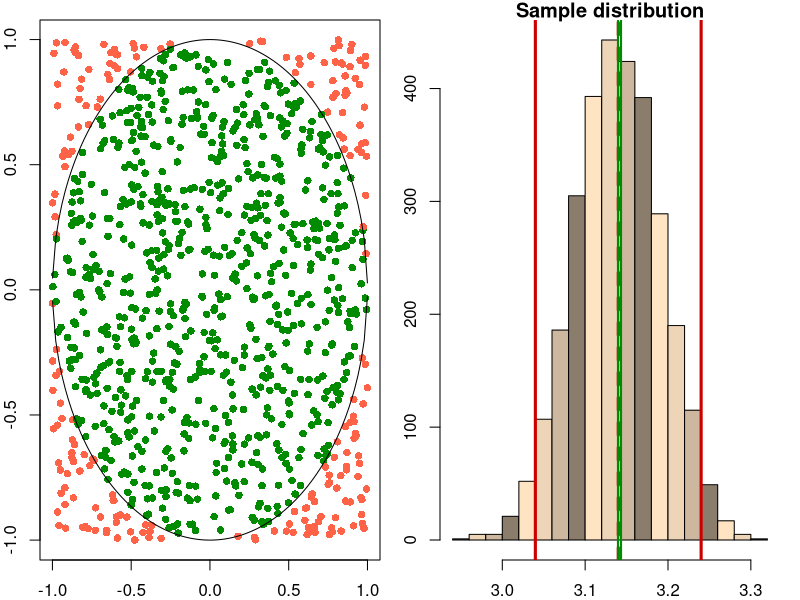

Here is the R script that generated this plot:
## ---- chunk 1
vec <- numeric(3000);
for(i in 1:3000){
   x1 <- runif(1000, -1, 1);
   x2 <- runif(1000, -1, 1);        
   vec[i] <- 4*mean(x1^2 + x2^2 < 1);
   }

myCol <- colors()[20:23];

opar <- par(mfrow = c(1, 2), mar = c(2,2,1,1));
plot(x1, x2, pch = 16, col = ifelse(x1^2 + x2^2 < 1, "green4", "tomato"));
curve(sqrt(1-x^2), add = TRUE);
curve(-sqrt(1-x^2), add = TRUE);
hist(vec, col = myCol, main = "Sample distribution", xlab = "Estimated Pi", ylab = "Frecuencies");
abline(v = quantile(vec, p = c(0.025, 0.5, 0.975)), col = "red3", lwd = 3, lty = c(1, 2, 1));
abline(v = t.test(vec)$conf.int, col = "green4", lwd = 2);
par(opar);
## ---- chunk 2
mean(vec);
## ---- chunk 3
print(summary(vec));
## ---- chunk 4
print(t.test(vec)$conf.int);
